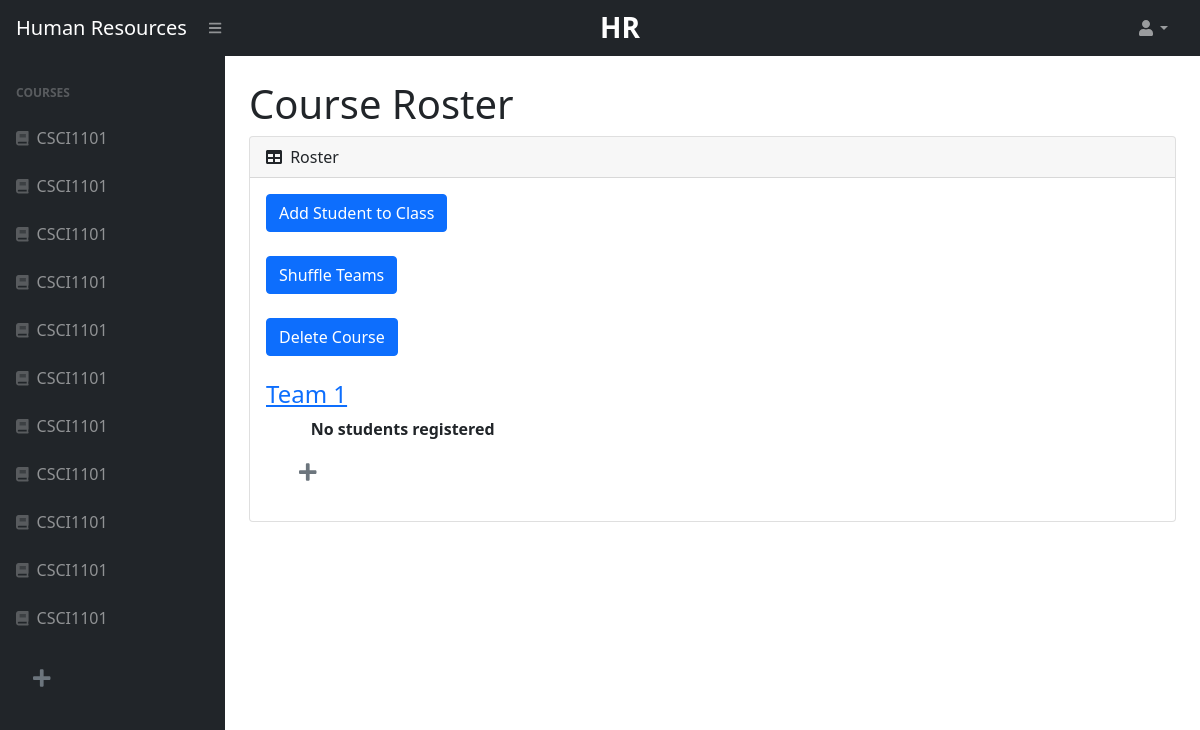
Page /27/users (signed in) on the committed database.
### courses/models.py (models this page shows)
class Course(models.Model):
	SEMESTERS = (
		('FALL', 'Fall'),
		('SPRING', 'Spring'),
		('SUMMER', 'Summer'),
		('WINTER', 'Winter')
	)
	name = models.CharField(max_length=120, blank=False)
	semester 	= models.CharField(max_length=10, choices=SEMESTERS)
	year 		= models.DecimalField(max_digits=5,decimal_places=0, blank=False)
	code 		= models.CharField(max_length=30, blank=False)
	course_id 	= models.AutoField(primary_key=True)
	professor = models.EmailField(max_length=120)

class Team(models.Model):
	team_name	= models.CharField(max_length=120)
	team_id 	= models.AutoField(primary_key=True)
	team_num	= models.DecimalField(max_digits=3,decimal_places=0, blank=False, default=0)
	course_id	= models.DecimalField(max_digits=20,decimal_places=0, blank=False, default=1)

### users/views.py (the view)
# urls.py: path('<int:course_pk>/users', user_views.users_home_view, name='users'),
def users_home_view(request, course_pk):
    if not request.user.is_authenticated:
        return redirect('/login')
    curr = Course.objects.get(course_id=course_pk)
    registrations = Registration.objects.filter(course_id=curr.course_id)
    student_emails = [o.student for o in registrations]
    teams = Team.objects.filter(course_id=curr.course_id)
    students = User.objects.filter(email__in = student_emails)
    for i in range(len(teams)):
        team_students = registrations.filter(team_id=teams[i].team_id).values_list('student')
        teams[i].students = students.filter(email__in = team_students)
    data = {
        "course_list": get_user_registrations(request),
        "invitations": get_user_invitations(request),
        "current_course": course_pk,
        "students": students,
        "current_course_name": curr.name,
        "teams": teams
    }
    return render(request, 'users/users_home.html', data)

### users/views.py (called while the page is built)
def get_user_registrations(request):
    if request.user.is_staff:
        registrations = Course.objects.filter(professor=request.user.email)
    else:
        registrations = Registration.objects.filter(student=request.user.email)
    return registrations

def get_user_invitations(request):
    invitations = []
    if not request.user.is_staff:
        invitations = Invitation.objects.filter(student=request.user.email)
    return invitations

### users/templates/users/users_home.html (shortened to what this page needs)
{% extends "users/home.html" %}
{% block course_header %}
<div class="col">
    <h1 style="font-size: 1.75rem;" style="align-items:center" class="navbar-brand d-md-inline-block ms-auto"><strong>{{current_course_name}}</strong></h1>
</div>
<ul class="navbar-nav ms-auto ms-md-0 me-3 me-lg-4">
    <li class="nav-item dropdown">
        <a class="nav-link dropdown-toggle" id="navbarDropdown" href="#" role="button" data-bs-toggle="dropdown" aria-expanded="false"><i class="fas fa-user fa-fw"></i></a>
    </li>
</ul>
{% endblock %}
{% block core_content %}
    <div class="container-fluid px-4">
        <h1 class="mt-4">Course Roster</h1>
        <div class="card mb-4">
            <div class="card-header">
                <i class="fas fa-table me-1"></i>
                Roster
            </div>
            <div class="card-body">
                {% if user.is_staff%}
                    <div class="row mb-4 md-4">
                        <form method="POST" action="{% url 'add_student' current_course %}">
                            <button class="btn btn-primary btn-block" type="submit" name="add_student">Add Student to Class</button>
                        </form>
                </div>
                <div class="row mb-4 md-4">
                        <form method="POST" action="{% url 'shuffle_teams' current_course %}">
                            <button class="btn btn-primary btn-block" type="submit" name="shuffle">Shuffle Teams</button>
                        </form>
                </div>
                <div class="row mb-4 md-4">
                        <form method="POST" action="{% url 'delete_course' current_course %}">
                            <button class="btn btn-primary btn-block" type="submit" name="delete">Delete Course</button>
                        </form>
                </div>
                {% endif %}
                {% for team in teams %}
                {% if user.is_staff%}
                <a href="{% url 'rename_team' current_course team.team_id%}">
                <h4 class="mt-4">{{team.team_name}}</h4></a>
                {% else %}
                <h4 class="mt-4">{{team.team_name}}</h4>
                {% endif %}
                {% if team.students %}
                <table class="table" id="datatablesSimple">
                    <thead>
                        <tr>
                            <th>Name</th>
                            <th>Email</th>
                            <th></th>
                        </tr>
                    </thead>
                    <tbody>
                        {% for student in team.students %}
                        <tr>
                            <td>{{student.first_name}} {{student.last_name}}</td>
                            <td>{{student.email}}</td>
                            {% if user.is_staff%}
                            <td><a href="{% url 'swap_team' current_course student.id%}"><button class="fa-solid fa-arrow-right"></button></a></td>
                            <td><a href="{% url 'remove_student' current_course student.id%}"><button class="fa-solid fa-trash-can"></button></a></td>
                            {% endif %}
                        </tr>
                        {% endfor %}
                    </tbody>
                </table>
                {% else %}
                <div style="margin-left:5%"><b>No students registered</b></div>
                {% endif %}
                {% endfor %}
                {% if user.is_staff%}
                <a class = "nav-link" href="{% url 'create_team' current_course %}">
                    <button class="btn btn-transparent btn-lg"><i style="color:#6c757d" class="fas fa-solid fa-plus"></i></button>
                </a>
                {% endif %}
            </div>
        </div>
    </div>
{% endblock %}

### users/templates/users/home.html (shortened to what this page needs)
{% load static %}
{% load crispy_forms_tags %}
<!DOCTYPE html>
<html lang="en">
    <head>
        <link rel="stylesheet"  href="{%  static  'css/styles.css'  %}">
        <link href="https://cdn.jsdelivr.net/npm/simple-datatables@latest/dist/style.css" rel="stylesheet" />
    </head>
    <body class="sb-nav-fixed">
        <nav class="sb-topnav navbar navbar-expand navbar-dark bg-dark">
            <div class="col-2">
                <a class="navbar-brand ps-3" href="/">Human Resources</a>
            </div>
            <div class="col-4">
                <button class="btn btn-link btn-sm order-1 order-lg-0 me-4 me-lg-0" id="sidebarToggle" href="#!"><i class="fas fa-bars"></i></button>
            </div>
            {% block course_header %}{% endblock %}
        </nav>
        <div id="layoutSidenav">
            <div id="layoutSidenav_nav">
                <nav class="sb-sidenav accordion sb-sidenav-dark" id="sidenavAccordion">
                    <div class="sb-sidenav-menu">
                        <div class="nav">
                            <div class="sb-sidenav-menu-heading">Courses</div>
                            {% for course in course_list %}
                            <a class="nav-link" href="{% url 'assessments_list' course.course_id %}">
                                <div class="sb-nav-link-icon"><i class="fas fa-solid fa-book"></i></div>
                                {{ course.name }}
                            </a>
                            {% empty %}
                            <div style="margin-left:5%">No courses for this user</div>
                            {% endfor %}
                            {% if user.is_staff%}
                            <a class = "nav-link" href="{% url 'create_course' %}">
                                <button class="btn btn-transparent btn-lg">
                                    <i style="color:#6c757d" class="fas fa-solid fa-plus"></i>
                                </button>
                            </a>
                            {% endif %}
                        </div>
                    </div>
                </nav>
            </div>
            <div id="layoutSidenav_content">
                <main>
                    {% block core_content %}{% endblock %}
                </main>
            </div>
        </div>
    </body>
</html>

### rows in the picture
Course: name "HR"
Course: name "CSCI1101"
Course: name "CSCI1101"
Course: name "CSCI1101"
Course: name "CSCI1101"
Course: name "CSCI1101"
Course: name "CSCI1101"
Course: name "CSCI1101"
Course: name "CSCI1101"
Course: name "CSCI1101"
Course: name "CSCI1101"
Course: name "CSCI1101"
Team: team_name "Team 1", shows "No students registered"
